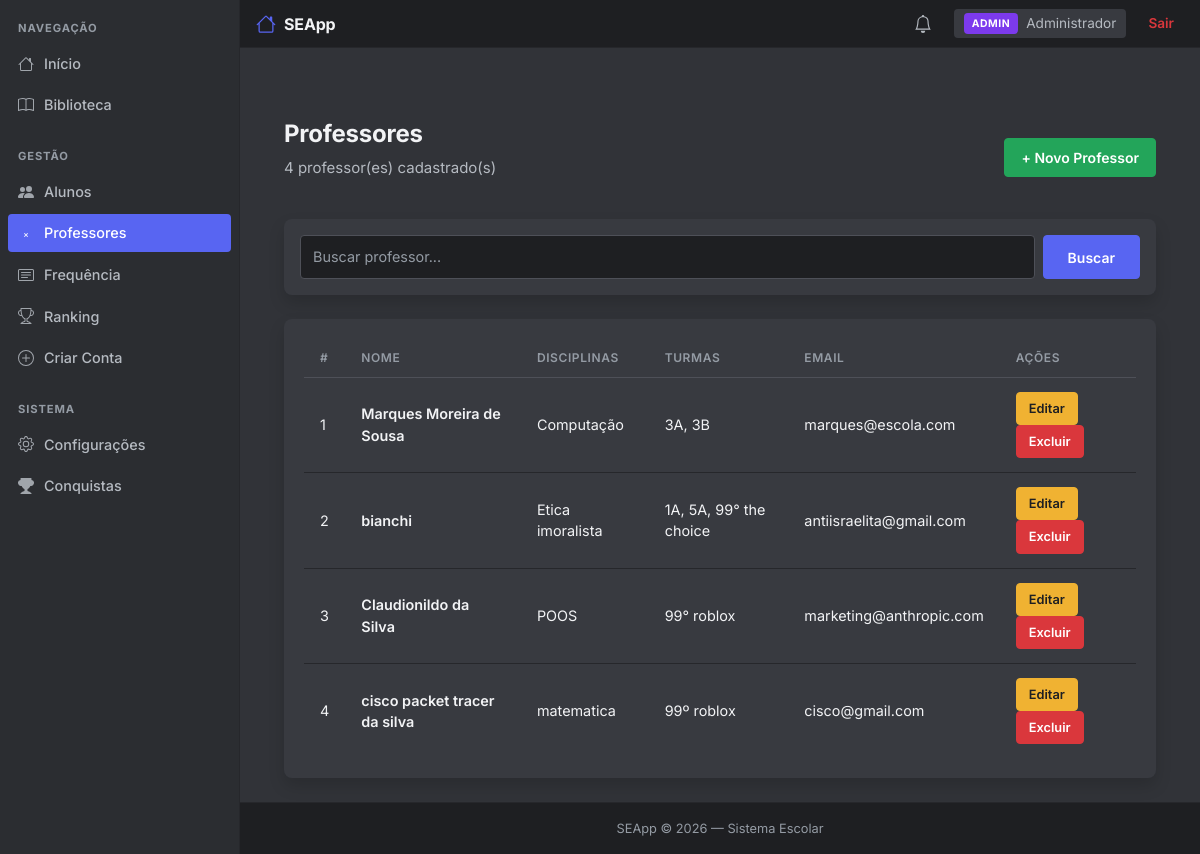
/professores (signed in), run on an earlier commit of the app's database.
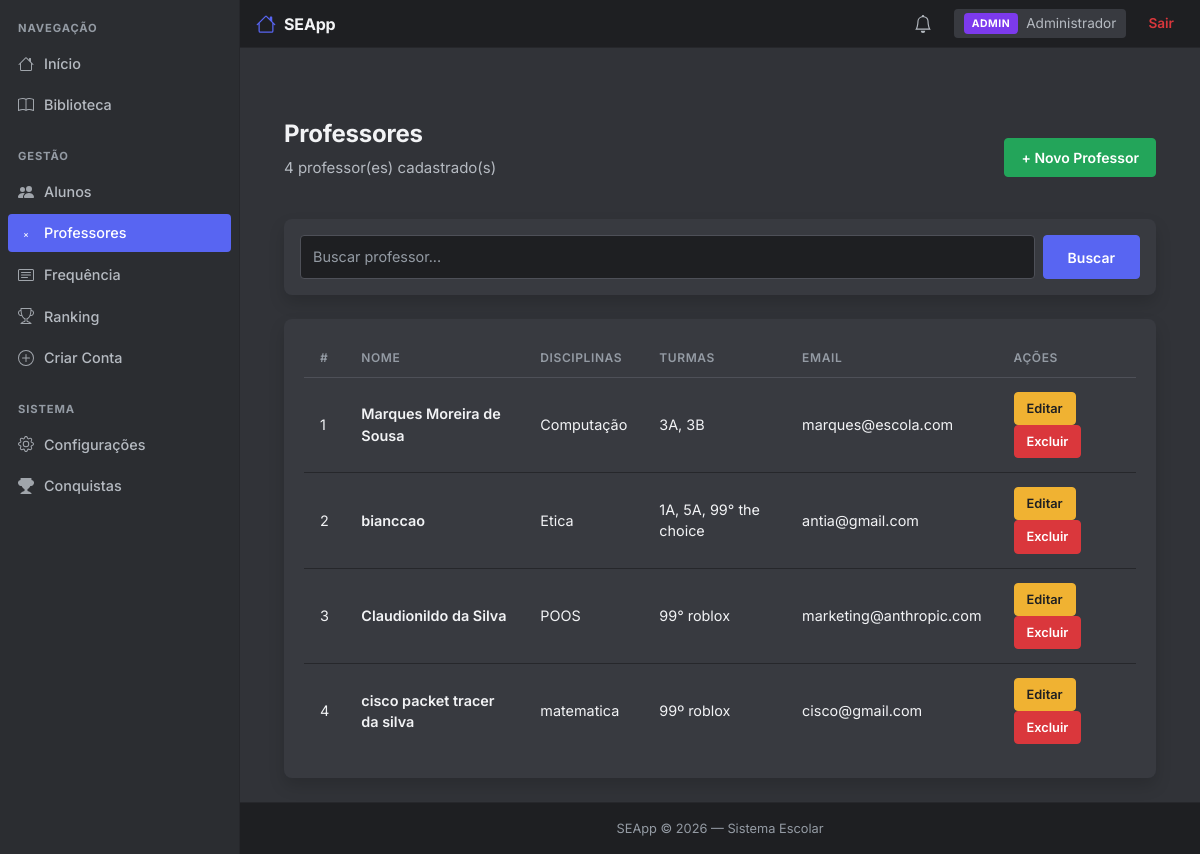
And on a later commit of the database.
### app/models/professor.py (models this page shows, shortened)
class Professor(db.Model):
    __tablename__ = 'professores'
    id = db.Column(db.Integer, primary_key=True)
    usuario_id = db.Column(db.Integer, db.ForeignKey('usuarios.id'), unique=True, nullable=True)
    email = db.Column(db.String(120), unique=True, nullable=True)  # NOVO CAMPO
    materia = db.Column(db.String(100), nullable=True)
    turmas = db.Column(db.String(200), nullable=True)
    disciplinas = db.Column(db.Text, nullable=True)
    turmas_lista = db.Column(db.Text, nullable=True)
    telefone = db.Column(db.String(20), nullable=True)
    usuario = db.relationship('Usuario', backref='professor_rel', uselist=False, lazy=True)

### app/models/usuario.py (models this page shows, shortened)
class Usuario(db.Model):
    __tablename__ = 'usuarios'
    id = db.Column(db.Integer, primary_key=True)
    nome = db.Column(db.String(100), nullable=False)
    email = db.Column(db.String(120), unique=True, nullable=False)
    senha = db.Column(db.String(255), nullable=False)
    tipo = db.Column(db.String(20), nullable=False, default='aluno')
    foto = db.Column(db.String(200), nullable=True)
    criado_em = db.Column(db.DateTime, default=datetime.utcnow)
    @property
    def senha_criptografada(self):
        return self.senha

### app/routes/professores.py (the view, shortened to what this page needs)
@professores_bp.route("/professores")
def listar():
    if 'usuario_id' not in session:
        return redirect(url_for('auth.login'))
    if not is_staff():
        flash("Acesso negado.", "danger")
        return redirect(url_for('dashboard.index'))
    professores = Professor.query.all()
    busca = request.args.get("busca", "").lower()
    if busca:
        professores = [p for p in professores if busca in (p.usuario.nome.lower() if p.usuario else "")]
    professores_lista = []
    for p in professores:
        professores_lista.append({
            "id": p.id,
            "nome": p.usuario.nome if p.usuario else "Sem nome",
            "email": p.email or (p.usuario.email if p.usuario else ""),
            "telefone": p.telefone or "",
            "materia": p.materia,
            "turmas": p.turmas,
            "disciplinas": json.loads(p.disciplinas) if p.disciplinas else [],
            "turmas_lista": json.loads(p.turmas_lista) if p.turmas_lista else [],
            "foto": p.usuario.foto if p.usuario else None
        })
    return render_template(
        "professores/listar.html",
        professores=professores_lista,
        busca=busca,
        tipo=session.get("tipo"),
        pode_editar=is_admin()
    )

### app/routes/professores.py (called while the page is built)
def is_admin():
    return session.get("tipo") in ["admin", "diretor"]

def is_staff():
    return session.get("tipo") in ["admin", "diretor", "professor"]

def is_professor():
    return session.get("tipo") == "professor"

### templates/professores/listar.html (shortened to what this page needs)
{% extends 'base.html' %}
{% block content %}
<div class="container mt-5">
    <div class="d-flex justify-content-between align-items-center mb-4">
        <div>
            <h1 class="fw-bold">Professores</h1>
            <p class="text-secondary">{{ professores|length }} professor(es) cadastrado(s)</p>
        </div>
        {% if pode_editar %}
        <a href="{{ url_for('professores.cadastrar') }}" class="btn btn-success">+ Novo Professor</a>
        {% endif %}
    </div>
    <div class="card border-0 shadow mb-4 p-3">
        <form method="GET" action="{{ url_for('professores.listar') }}" class="d-flex gap-2">
            <input type="text" name="busca" class="form-control" placeholder="Buscar professor..." value="{{ busca }}">
            <button type="submit" class="btn btn-primary px-4">Buscar</button>
        </form>
    </div>
    <div class="card shadow border-0">
        <div class="card-body">
            {% if professores %}
            <table class="table table-hover">
                <thead>
                    <tr>
                        <th>#</th>
                        <th>Nome</th>
                        <th>Disciplinas</th>
                        <th>Turmas</th>
                        <th>Email</th>
                        {% if pode_editar %}<th>Ações</th>{% endif %}
                    </tr>
                </thead>
                <tbody>
                    {% for prof in professores %}
                    <tr>
                        <td class="text-secondary">{{ prof.id }}</td>
                        <td class="fw-semibold">{{ prof.nome }}</td>
                        <td>{{ prof.disciplinas|join(', ') or '-' }}</td>
                        <td>{{ prof.turmas_lista|join(', ') or '-' }}</td>
                        <td>{{ prof.email or '-' }}</td>
                        {% if pode_editar %}
                        <td>
                            <a href="{{ url_for('professores.editar', prof_id=prof.id) }}" class="btn btn-sm btn-warning">Editar</a>
                            <form action="{{ url_for('professores.excluir', prof_id=prof.id) }}" method="POST" class="d-inline"
                                  onsubmit="return confirm('Excluir professor {{ prof.nome }}?')">
                                <button type="submit" class="btn btn-sm btn-danger">Excluir</button>
                            </form>
                        </td>
                        {% endif %}
                    </tr>
                    {% endfor %}
                </tbody>
            </table>
            {% else %}
            <div class="text-center p-5">
                <h4>Nenhum professor encontrado</h4>
                <p>{% if busca %}Nenhum resultado para "{{ busca }}".{% else %}Clique em "Novo Professor" para cadastrar.{% endif %}</p>
            </div>
            {% endif %}
        </div>
    </div>
</div>
{% endblock %}

What changed in the data, as far as the page shows it:
changed Professor "1A, 5A, 99° the choice": nome "bianchi" → "bianccao"; disciplinas "Etica imoralista" → "Etica"; email "antiisraelita@gmail.com" → "antia@gmail.com"
